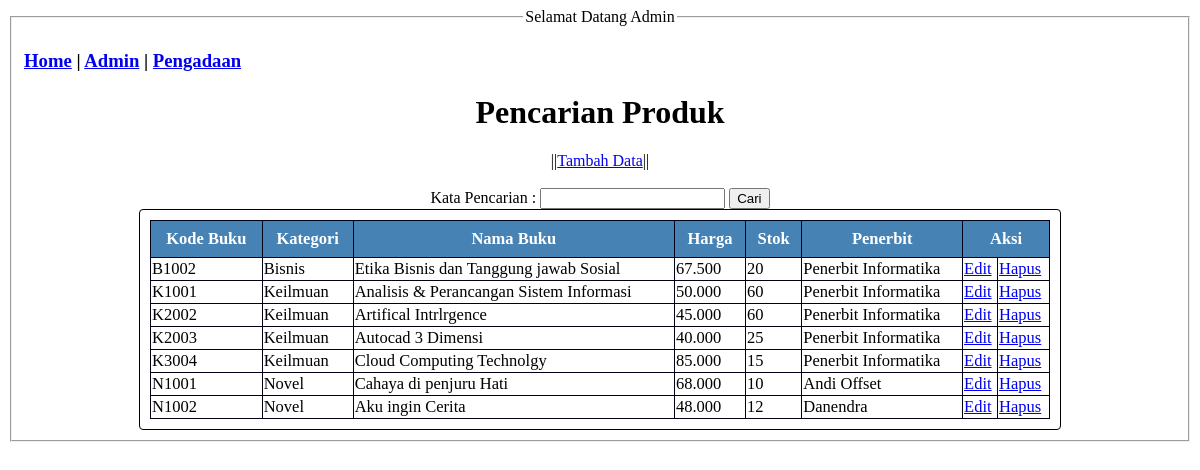
/admind.php, run on the app's committed database.
### tables this page shows
CREATE TABLE `tb_buku` (
  `id_buku` varchar(10) NOT NULL,
  `kategori` varchar(10) NOT NULL,
  `nama_buku` varchar(50) NOT NULL,
  `harga` varchar(10) NOT NULL,
  `stok` varchar(10) NOT NULL,
  `penerbit` varchar(20) NOT NULL
);

### admind.php (the view, shortened to what this page needs)
<!DOCTYPE html>
<html lang="en">
<head>
    <link rel="stylesheet" href="style.css">
</head>
<body>
    <fieldset >
        <h3>
            <a href="index.php">Home</a> |
            <a href="admin.php">Admin</a> |
            <a href="Pengadaan.php">Pengadaan</a>
        </h3>
        <legend align="center">Selamat Datang Admin</legend>
        <center><h1>Pencarian Produk</h1></center>
        <center>||<a href="tambah_form.html">Tambah Data</a>||</center>
<br>
    <form method="GET" action="index.php" style="text-align: center;">
    <label>Kata Pencarian : </label>
    <input type="text" name="kata_cari" value="<?php if(isset($_GET['kata_cari'])) { echo
    $_GET['kata_cari']; } ?>" />
<button type="submit">Cari</button>
</form>
<div class="table_admin">
    <table class="table_ad_dlm">
        <thead>
        <tr>
        <th>Kode Buku</th>
        <th>Kategori</th>
        <th>Nama Buku</th>
        <th>Harga</th>
        <th>Stok</th>
        <th>Penerbit</th>
        <th colspan="2">Aksi</th>
        </tr>
        </thead>
<tbody>
<?php
include 'koneksi.php';
if(isset($_GET['kata_cari'])) {
$kata_cari = $_GET['kata_cari'];
$query = "SELECT * FROM tb_buku WHERE id_buku like '%".$kata_cari."%' OR
 nama_buku like '%".$kata_cari."%' ORDER BY id_buku ASC";
} else {
    $query = "SELECT * FROM tb_buku ORDER BY id_buku ASC";
    }
$result = mysqli_query($koneksi, $query);
while ($row = mysqli_fetch_assoc($result)) {
?>
<tr>
    <td><?php echo $row['id_buku']; ?></td>
    <td><?php echo $row['kategori']; ?></td>
    <td><?php echo $row['nama_buku']; ?></td>
    <td><?php echo $row['harga']; ?></td>
    <td><?php echo $row['stok']; ?></td>
    <td><?php echo $row['penerbit']; ?></td>
    <td><a href="edit_form.php?id_buku=<?php echo $row['id_buku']; ?>">Edit</a></td>
    <td><a href="delete.php?id_buku=<?php echo $row['id_buku']; ?>" onclick="return confirm('Apakah Anda Yakin Ingin Menghapus?')">Hapus</a></td>
</tr>
<?php
}
?>
</tbody>
</table>
</fieldset>
</body>
</html>

### style.css (style rules this page uses)
.table_admin { max-width: 900px; border: 1px solid black; padding: 10px; overflow: auto; margin: auto; border-radius: 4px; }
.table_ad_dlm { width: 100%; font-size: 16.5px; border-collapse: collapse; }
table thead { background-color: steelblue; color: white; }
table thead th { padding: 8px; }
table th, table td { border: 1px solid #000017; }

### data on the page
tb_buku: id_buku "B1002", kategori "Bisnis", nama_buku "Etika Bisnis dan Tanggung jawab Sosial", harga "67.500", stok "20", penerbit "Penerbit Informatika"
tb_buku: id_buku "K1001", kategori "Keilmuan", nama_buku "Analisis & Perancangan Sistem Informasi", harga "50.000", stok "60", penerbit "Penerbit Informatika"
tb_buku: id_buku "K2002", kategori "Keilmuan", nama_buku "Artifical Intrlrgence", harga "45.000", stok "60", penerbit "Penerbit Informatika"
tb_buku: id_buku "K2003", kategori "Keilmuan", nama_buku "Autocad 3 Dimensi", harga "40.000", stok "25", penerbit "Penerbit Informatika"
tb_buku: id_buku "K3004", kategori "Keilmuan", nama_buku "Cloud Computing Technolgy", harga "85.000", stok "15", penerbit "Penerbit Informatika"
tb_buku: id_buku "N1001", kategori "Novel", nama_buku "Cahaya di penjuru Hati", harga "68.000", stok "10", penerbit "Andi Offset"
tb_buku: id_buku "N1002", kategori "Novel", nama_buku "Aku ingin Cerita", harga "48.000", stok "12", penerbit "Danendra"
